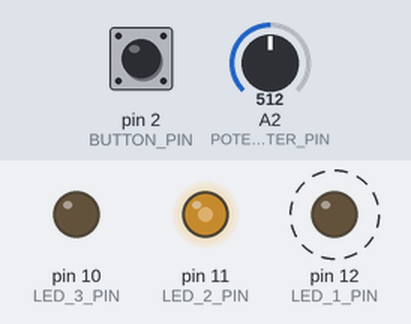
The sketch below on a simulated Arduino Uno, built with avr-gcc and run on an emulated ATmega328P. On the bench: output pins drawn as LEDs (lit = HIGH). Dashed ring = blinking. The test bench sets the inputs (shaded band); at power-on: A2 (POTENTIOMETER_PIN) = 512, pin 2 (BUTTON_PIN) LOW.

Above: at 1.2 s.
1.3 s: A2 (POTENTIOMETER_PIN) set to 716
At 1.64 s:
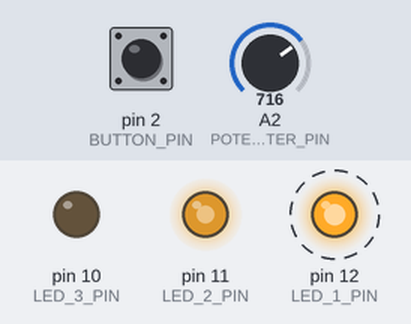
4.3 s: pin 2 (BUTTON_PIN) pulled HIGH for 0.15 s
At 4.37 s:
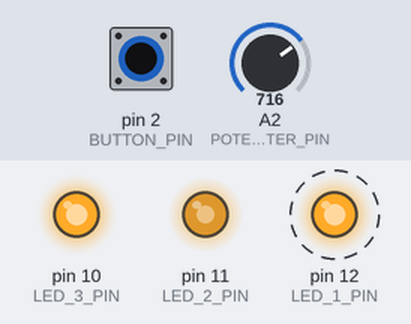
7.3 s: A2 (POTENTIOMETER_PIN) set to 900
At 8.22 s:
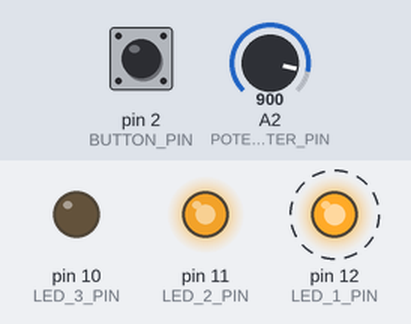
10.3 s: pin 2 (BUTTON_PIN) pulled HIGH for 1 s
At 11.04 s:
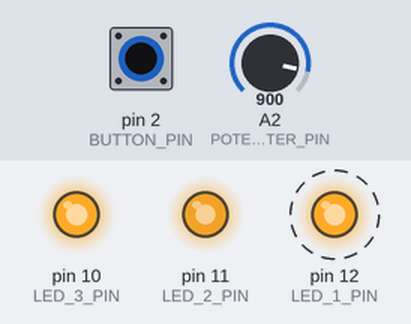
13.3 s: A2 (POTENTIOMETER_PIN) set to 122
At 13.86 s:
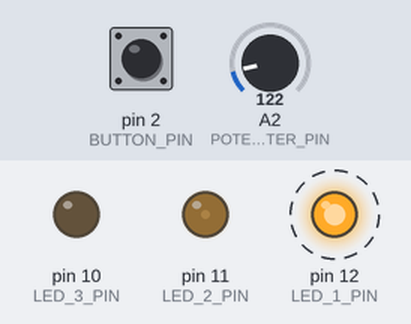
16.3 s: pin 2 (BUTTON_PIN) pulled HIGH for 0.15 s
At 16.37 s:
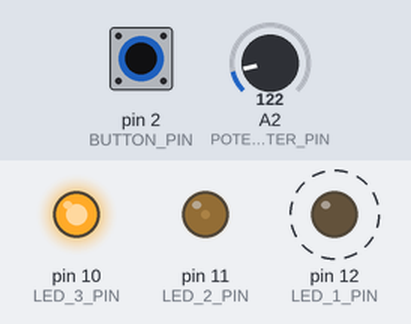
Timing chart, 0 to 20.3 s (numbered marks = the images above; inputs shaded):
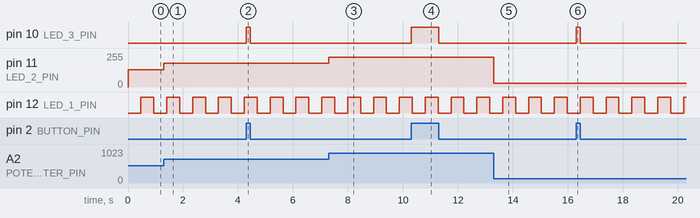

Measured:
- after the input at 1.3 s, pin 11 (LED_2_PIN): 128/255 → 179/255 at once
- after the input at 4.3 s, pin 10 (LED_3_PIN): LOW → HIGH at once, → LOW 0.15 s later
- after the input at 7.3 s, pin 11 (LED_2_PIN): 179/255 → 225/255 at once
- after the input at 10.3 s, pin 10 (LED_3_PIN): LOW → HIGH at once, → LOW 1.0 s later
- after the input at 13.3 s, pin 11 (LED_2_PIN): 225/255 → 30/255 at once
- after the input at 16.3 s, pin 10 (LED_3_PIN): LOW → HIGH at once, → LOW 0.15 s later
- by itself, pin 12 (LED_1_PIN): alternates HIGH for 0.47 s and LOW for 0.47 s

The sketch:

main.ino
```cpp
// C++ code
//
// Control three LEDs: red blinks at Serial-controlled speed,
// yellow brightness set by potentiometer, green controlled by button.

const byte LED_1_PIN = 12;
const byte LED_2_PIN = 11;
const byte LED_3_PIN = 10;

const byte POTENTIOMETER_PIN = A2;
const byte BUTTON_PIN = 2;

unsigned long previousTimeLED1Blink = millis();
unsigned long timeIntervalLED1Blink = 470;

int LED1State = LOW;

void setup() {
  Serial.begin(115200);
  Serial.setTimeout(10);
  pinMode(LED_1_PIN, OUTPUT);
  pinMode(LED_2_PIN, OUTPUT);
  pinMode(LED_3_PIN, OUTPUT);
  pinMode(BUTTON_PIN, INPUT);
}

void loop() {
  // Red LED
  unsigned long timeNow = millis();
  if (Serial.available() > 0)
  {
    int data = Serial.parseInt();
    if ((data >= 100) && (data <= 4000))
    {
      timeIntervalLED1Blink = data;
    }
  }
  if (timeNow - previousTimeLED1Blink > timeIntervalLED1Blink)
  {
    LED1State = !LED1State;
    digitalWrite(LED_1_PIN, LED1State);
    previousTimeLED1Blink += timeIntervalLED1Blink;
  }

  // Yellow LED
  int potentiometerValue = analogRead(POTENTIOMETER_PIN);
  int intensity = potentiometerValue / 4;
  analogWrite(LED_2_PIN, intensity);

  // Green LED
  if (digitalRead(BUTTON_PIN) == HIGH)
  {
    digitalWrite(LED_3_PIN, HIGH);
  }
  else
  {
    digitalWrite(LED_3_PIN, LOW);
  }
}
```
